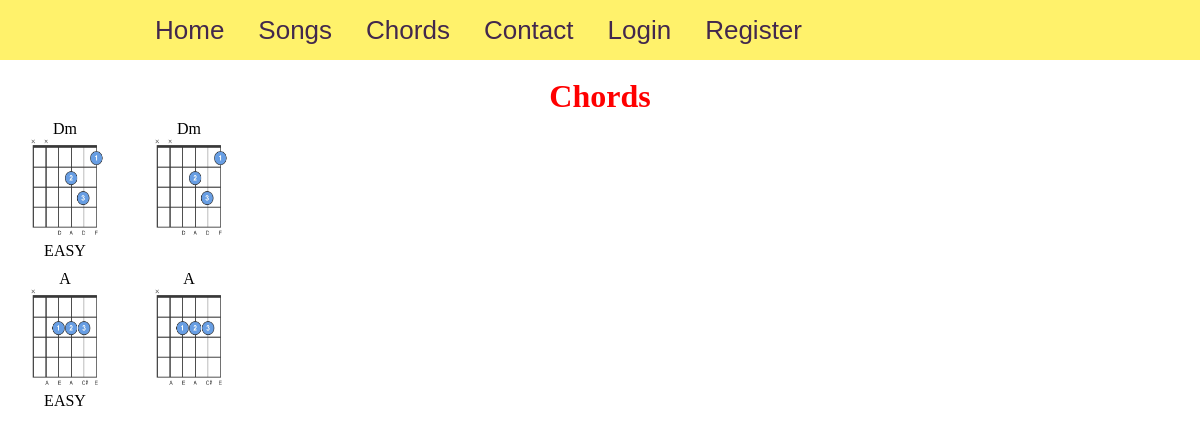
Page /chords/ on the committed database.
### guitar/models.py (models this page shows, shortened)
class Chord(models.Model):
    EASY = 'EASY'
    MEDIUM = 'MEDIUM'
    HARD = 'HARD'
    CHORD_LEVEL = [
        (EASY, 'Easy'),
        (MEDIUM, 'Medium'),
        (HARD, 'Hard')
    ]
    level = models.CharField(max_length=6, choices=CHORD_LEVEL)
    name = models.CharField(max_length=15)
    chord_image = models.ImageField(upload_to='chords_pics')
    user = models.ManyToManyField(User)

### guitar/views.py (the view)
# urls.py: path('chords/', views.chords, name='chords'),
def chords(request):
    context = {
        'title': 'GUITAR CHORDS',
        'chords': Chord.objects.all()
    }
    return render(request, 'guitar/chords.html', context)

### guitar/templates/guitar/chords.html
{% extends 'guitar/base.html' %}
{% load static %}
{% block content %}
    <link rel="stylesheet" type="text/css" href="{% static 'guitar/css/chords.css' %}">
    <br>
    <center>
        <h1 class="more">Chords</h1>
    </center>
    {% for chord in chords %}
        <div class="row">
            <div class="column">
                <div class="item">
                    <span class="caption">{{ chord.name }}</span>
                    <img src="{{ chord.chord_image.url }}" >
                    <span class="caption">{{ chord.level }}</span>
                </div>
                <div class="item">
                    <span class="caption">{{ chord.name }}</span>
                    <img src="{{ chord.chord_image.url }}" >
                </div>
            </div>
        </div>
    {% endfor %}
{% endblock content %}

### guitar/static/guitar/style.css (style rules this page uses)
* { margin: 0px; padding: 0px; }

### guitar/static/guitar/css/chords.css (style rules this page uses)
* { box-sizing: border-box; }
div.item { vertical-align: top; display: inline-block; text-align: center; width: 120px; }
img { width: 100px; height: 100px; background-color: grey; }
.caption { display: block; }
.more { color: red; }
.column { float: left; width: 33.33%; padding: 5px; }
.row::after { content: ""; clear: both; display: table; }

### rows in the picture
Chord: name "Dm", chord_image (picture), level "EASY"
Chord: name "A", chord_image (picture), level "EASY"
